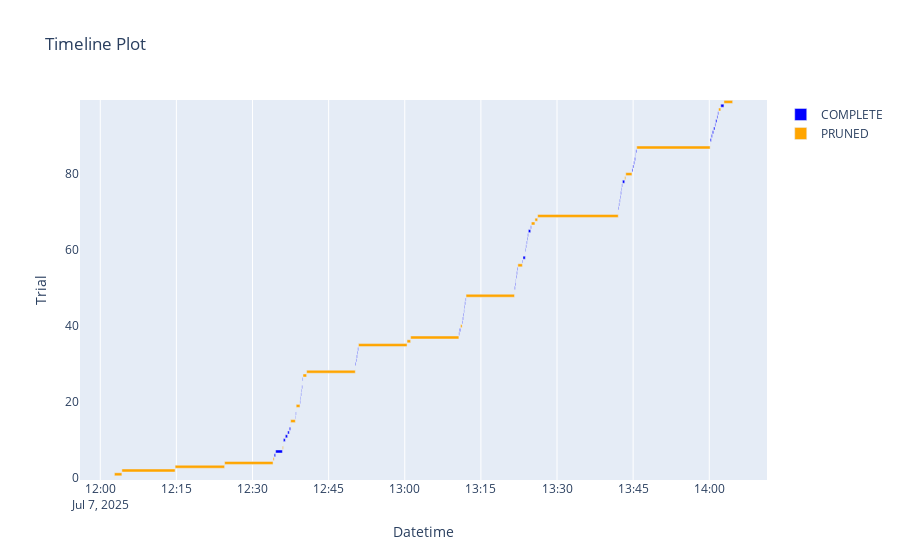

Write notebook code for a chart like this one.
### Markdown cell above
Plot the timeline of a study, indicating complete and pruned trials.

### Code cell
plot_timeline(study_glm)

### Figure 1 — Plotly figure (JSON) as saved in the notebook; plotly's stock layout.template omitted (floating-point values rounded to 4 significant figures)
{"data": [{"base": ["2025-07-07T12:34:16.158908", "2025-07-07T12:34:33.344688", "2025-07-07T12:36:04.441929", "2025-07-07T12:36:27.741370", "2025-07-07T12:36:55.006191", "2025-07-07T12:37:15.105854", "2025-07-07T12:38:26.460289", "2025-07-07T12:38:31.074827", "2025-07-07T12:39:21.058979", "2025-07-07T12:39:26.620616", "2025-07-07T12:39:32.390659", "2025-07-07T12:39:38.207959", "2025-07-07T12:39:44.019922", "2025-07-07T12:39:50.767634", "2025-07-07T12:50:15.777946", "2025-07-07T12:50:23.512025", "2025-07-07T12:50:30.945210", "2025-07-07T12:50:38.279741", "2025-07-07T12:50:45.537021", "2025-07-07T13:10:40.007803", "2025-07-07T13:10:47.395331", "2025-07-07T13:11:17.893134", "2025-07-07T13:11:25.123681", "2025-07-07T13:11:32.240859", "2025-07-07T13:11:39.560272", "2025-07-07T13:11:43.720269", "2025-07-07T13:11:50.388622", "2025-07-07T13:11:57.759851", "2025-07-07T13:21:37.824990", "2025-07-07T13:21:45.436393", "2025-07-07T13:21:52.930138", "2025-07-07T13:21:55.201053", "2025-07-07T13:22:03.191601", "2025-07-07T13:22:09.959622", "2025-07-07T13:23:10.726907", "2025-07-07T13:23:17.628483", "2025-07-07T13:23:45.646438", "2025-07-07T13:23:52.307603", "2025-07-07T13:23:59.556234", "2025-07-07T13:24:06.824045", "2025-07-07T13:24:14.174534", "2025-07-07T13:24:21.040397", "2025-07-07T13:24:48.821934", "2025-07-07T13:42:04.319820", "2025-07-07T13:42:11.817774", "2025-07-07T13:42:19.334454", "2025-07-07T13:42:26.216193", "2025-07-07T13:42:33.375796", "2025-07-07T13:42:40.521568", "2025-07-07T13:42:46.854137", "2025-07-07T13:42:53.500511", "2025-07-07T13:44:46.168225", "2025-07-07T13:44:56.761539", "2025-07-07T13:45:07.600657", "2025-07-07T13:45:17.337067", "2025-07-07T13:45:27.983746", "2025-07-07T13:45:32.428082", "2025-07-07T14:00:10.767120", "2025-07-07T14:00:24.381703", "2025-07-07T14:00:36.503243", "2025-07-07T14:00:51.865251", "2025-07-07T14:01:07.265809", "2025-07-07T14:01:16.285774", "2025-07-07T14:01:31.032460", "2025-07-07T14:01:41.237421", "2025-07-07T14:02:16.165989"], "hovertemplate": "%{text}<extra>COMPLETE</extra>", "marker": {"color": "blue"}, "name": "COMPLETE", "orientation": "h", "text": ["{<br>  \"number\": 6,<br>  \"values\": [<br>    14.782950519533438<br>  ],<br>  \"params\": {<br>    \"clusterer\": \"kmeans\",<br>    \"n_clusters\": 6,<br>    \"distribution\": \"gaussian\",<br>    \"link_gaussian\": \"log\"<br>  }<br>}", "{<br>  \"number\": 7,<br>  \"values\": [<br>    1.5995897918867156e+38<br>  ],<br>  \"params\": {<br>    \"clusterer\": \"bisecting_kmeans\",<br>    \"n_clusters_bkmeans\": 14,<br>    \"bisecting_strategy\": \"largest_cluster\",<br>    \"distribution\": \"gamma\"<br>  }<br>}", "{<br>  \"number\": 10,<br>  \"values\": [<br>    430.42637009984105<br>  ],<br>  \"params\": {<br>    \"clusterer\": \"kmeans\",<br>    \"n_clusters\": 9,<br>    \"distribution\": \"gaussian\",<br>    \"link_gaussian\": \"log\"<br>  }<br>}", "{<br>  \"number\": 11,<br>  \"values\": [<br>    52391181.599169984<br>  ],<br>  \"params\": {<br>    \"clusterer\": \"kmeans\",<br>    \"n_clusters\": 10,<br>    \"distribution\": \"gaussian\",<br>    \"link_gaussian\": \"log\"<br>  }<br>}", "{<br>  \"number\": 12,<br>  \"values\": [<br>    2165243839726450.8<br>  ],<br>  \"params\": {<br>    \"clusterer\": \"kmeans\",<br>    \"n_clusters\": 8,<br>    \"distribution\": \"gaussian\",<br>    \"link_gaussian\": \"log\"<br>  }<br>}", "{<br>  \"number\": 13,<br>  \"values\": [<br>    16.004627287139975<br>  ],<br>  \"params\": {<br>    \"clusterer\": \"kmeans\",<br>    \"n_clusters\": 5,<br>    \"distribution\": \"gaussian\",<br>    \"link_gaussian\": \"log\"<br>  }<br>}", "{<br>  \"number\": 16,<br>  \"values\": [<br>    14.473185275642212<br>  ],<br>  \"params\": {<br>    \"clusterer\": \"kmeans\",<br>    \"n_clusters\": 5,<br>    \"distribution\": \"gaussian\",<br>    \"link_gaussian\": \"identity\"<br>  }<br>}", "{<br>  \"number\": 17,<br>  \"values\": [<br>    14.284180047636202<br>  ],<br>  \"params\": {<br>    \"clusterer\": \"kmeans\",<br>    \"n_clusters\": 6,<br>    \"distribution\": \"gaussian\",<br>    \"link_gaussian\": \"identity\"<br>  }<br>}", "{<br>  \"number\": 20,<br>  \"values\": [<br>    13.957999465481643<br>  ],<br>  \"params\": {<br>    \"clusterer\": \"kmeans\",<br>    \"n_clusters\": 7,<br>    \"distribution\": \"gaussian\",<br>    \"link_gaussian\": \"identity\"<br>  }<br>}", "{<br>  \"number\": 21,<br>  \"values\": [<br>    13.957999465481643<br>  ],<br>  \"params\": {<br>    \"clusterer\": \"kmeans\",<br>    \"n_clusters\": 7,<br>    \"distribution\": \"gaussian\",<br>    \"link_gaussian\": \"identity\"<br>  }<br>}", "{<br>  \"number\": 22,<br>  \"values\": [<br>    13.957999465481643<br>  ],<br>  \"params\": {<br>    \"clusterer\": \"kmeans\",<br>    \"n_clusters\": 7,<br>    \"distribution\": \"gaussian\",<br>    \"link_gaussian\": \"identity\"<br>  }<br>}", "{<br>  \"number\": 23,<br>  \"values\": [<br>    13.957999465481643<br>  ],<br>  \"params\": {<br>    \"clusterer\": \"kmeans\",<br>    \"n_clusters\": 7,<br>    \"distribution\": \"gaussian\",<br>    \"link_gaussian\": \"identity\"<br>  }<br>}", "{<br>  \"number\": 24,<br>  \"values\": [<br>    17.28264780507685<br>  ],<br>  \"params\": {<br>    \"clusterer\": \"kmeans\",<br>    \"n_clusters\": 8,<br>    \"distribution\": \"gaussian\",<br>    \"link_gaussian\": \"identity\"<br>  }<br>}", "{<br>  \"number\": 26,<br>  \"values\": [<br>    17.28264780507685<br>  ],<br>  \"params\": {<br>    \"clusterer\": \"kmeans\",<br>    \"n_clusters\": 8,<br>    \"distribution\": \"gaussian\",<br>    \"link_gaussian\": \"identity\"<br>  }<br>}", "{<br>  \"number\": 30,<br>  \"values\": [<br>    13.83635207303915<br>  ],<br>  \"params\": {<br>    \"clusterer\": \"kmeans\",<br>    \"n_clusters\": 10,<br>    \"distribution\": \"gaussian\",<br>    \"link_gaussian\": \"identity\"<br>  }<br>}", "{<br>  \"number\": 31,<br>  \"values\": [<br>    13.83635207303915<br>  ],<br>  \"params\": {<br>    \"clusterer\": \"kmeans\",<br>    \"n_clusters\": 10,<br>    \"distribution\": \"gaussian\",<br>    \"link_gaussian\": \"identity\"<br>  }<br>}", "{<br>  \"number\": 32,<br>  \"values\": [<br>    13.83635207303915<br>  ],<br>  \"params\": {<br>    \"clusterer\": \"kmeans\",<br>    \"n_clusters\": 10,<br>    \"distribution\": \"gaussian\",<br>    \"link_gaussian\": \"identity\"<br>  }<br>}", "{<br>  \"number\": 33,<br>  \"values\": [<br>    13.83635207303915<br>  ],<br>  \"params\": {<br>    \"clusterer\": \"kmeans\",<br>    \"n_clusters\": 10,<br>    \"distribution\": \"gaussian\",<br>    \"link_gaussian\": \"identity\"<br>  }<br>}", "{<br>  \"number\": 34,<br>  \"values\": [<br>    13.83635207303915<br>  ],<br>  \"params\": {<br>    \"clusterer\": \"kmeans\",<br>    \"n_clusters\": 10,<br>    \"distribution\": \"gaussian\",<br>    \"link_gaussian\": \"identity\"<br>  }<br>}", "{<br>  \"number\": 38,<br>  \"values\": [<br>    13.83635207303915<br>  ],<br>  \"params\": {<br>    \"clusterer\": \"kmeans\",<br>    \"n_clusters\": 10,<br>    \"distribution\": \"gaussian\",<br>    \"link_gaussian\": \"identity\"<br>  }<br>}", "{<br>  \"number\": 39,<br>  \"values\": [<br>    36712424.34190779<br>  ],<br>  \"params\": {<br>    \"clusterer\": \"bisecting_kmeans\",<br>    \"n_clusters_bkmeans\": 19,<br>    \"bisecting_strategy\": \"biggest_inertia\",<br>    \"distribution\": \"gaussian\",<br>    \"link_gaussian\": \"identity\"<br>  }<br>}", "{<br>  \"number\": 41,<br>  \"values\": [<br>    13.83635207303915<br>  ],<br>  \"params\": {<br>    \"clusterer\": \"kmeans\",<br>    \"n_clusters\": 10,<br>    \"distribution\": \"gaussian\",<br>    \"link_gaussian\": \"identity\"<br>  }<br>}", "{<br>  \"number\": 42,<br>  \"values\": [<br>    13.959315758674713<br>  ],<br>  \"params\": {<br>    \"clusterer\": \"kmeans\",<br>    \"n_clusters\": 9,<br>    \"distribution\": \"gaussian\",<br>    \"link_gaussian\": \"identity\"<br>  }<br>}", "{<br>  \"number\": 43,<br>  \"values\": [<br>    13.83635207303915<br>  ],<br>  \"params\": {<br>    \"clusterer\": \"kmeans\",<br>    \"n_clusters\": 10,<br>    \"distribution\": \"gaussian\",<br>    \"link_gaussian\": \"identity\"<br>  }<br>}", "{<br>  \"number\": 44,<br>  \"values\": [<br>    15.565803821669498<br>  ],<br>  \"params\": {<br>    \"clusterer\": \"bisecting_kmeans\",<br>    \"n_clusters_bkmeans\": 4,<br>    \"bisecting_strategy\": \"biggest_inertia\",<br>    \"distribution\": \"gaussian\",<br>    \"link_gaussian\": \"identity\"<br>  }<br>}", "{<br>  \"number\": 45,<br>  \"values\": [<br>    13.959315758674713<br>  ],<br>  \"params\": {<br>    \"clusterer\": \"kmeans\",<br>    \"n_clusters\": 9,<br>    \"distribution\": \"gaussian\",<br>    \"link_gaussian\": \"identity\"<br>  }<br>}", "{<br>  \"number\": 46,<br>  \"values\": [<br>    13.83635207303915<br>  ],<br>  \"params\": {<br>    \"clusterer\": \"kmeans\",<br>    \"n_clusters\": 10,<br>    \"distribution\": \"gaussian\",<br>    \"link_gaussian\": \"identity\"<br>  }<br>}", "{<br>  \"number\": 47,<br>  \"values\": [<br>    13.959315758674713<br>  ],<br>  \"params\": {<br>    \"clusterer\": \"kmeans\",<br>    \"n_clusters\": 9,<br>    \"distribution\": \"gaussian\",<br>    \"link_gaussian\": \"identity\"<br>  }<br>}", "{<br>  \"number\": 50,<br>  \"values\": [<br>    13.83635207303915<br>  ],<br>  \"params\": {<br>    \"clusterer\": \"kmeans\",<br>    \"n_clusters\": 10,<br>    \"distribution\": \"gaussian\",<br>    \"link_gaussian\": \"identity\"<br>  }<br>}", "{<br>  \"number\": 51,<br>  \"values\": [<br>    13.83635207303915<br>  ],<br>  \"params\": {<br>    \"clusterer\": \"kmeans\",<br>    \"n_clusters\": 10,<br>    \"distribution\": \"gaussian\",<br>    \"link_gaussian\": \"identity\"<br>  }<br>}", "{<br>  \"number\": 52,<br>  \"values\": [<br>    38.71624348028517<br>  ],<br>  \"params\": {<br>    \"clusterer\": \"kmeans\",<br>    \"n_clusters\": 1,<br>    \"distribution\": \"gaussian\",<br>    \"link_gaussian\": \"identity\"<br>  }<br>}", "{<br>  \"number\": 53,<br>  \"values\": [<br>    13.83635207303915<br>  ],<br>  \"params\": {<br>    \"clusterer\": \"kmeans\",<br>    \"n_clusters\": 10,<br>    \"distribution\": \"gaussian\",<br>    \"link_gaussian\": \"identity\"<br>  }<br>}", "{<br>  \"number\": 54,<br>  \"values\": [<br>    13.959315758674713<br>  ],<br>  \"params\": {<br>    \"clusterer\": \"kmeans\",<br>    \"n_clusters\": 9,<br>    \"distribution\": \"gaussian\",<br>    \"link_gaussian\": \"identity\"<br>  }<br>}", "{<br>  \"number\": 55,<br>  \"values\": [<br>    13.83635207303915<br>  ],<br>  \"params\": {<br>    \"clusterer\": \"kmeans\",<br>    \"n_clusters\": 10,<br>    \"distribution\": \"gaussian\",<br>    \"link_gaussian\": \"identity\"<br>  }<br>}", "{<br>  \"number\": 57,<br>  \"values\": [<br>    13.959315758674713<br>  ],<br>  \"params\": {<br>    \"clusterer\": \"kmeans\",<br>    \"n_clusters\": 9,<br>    \"distribution\": \"gaussian\",<br>    \"link_gaussian\": \"identity\"<br>  }<br>}", "{<br>  \"number\": 58,<br>  \"values\": [<br>    52391181.599169984<br>  ],<br>  \"params\": {<br>    \"clusterer\": \"kmeans\",<br>    \"n_clusters\": 10,<br>    \"distribution\": \"gaussian\",<br>    \"link_gaussian\": \"log\"<br>  }<br>}", "{<br>  \"number\": 60,<br>  \"values\": [<br>    13.959315758674713<br>  ],<br>  \"params\": {<br>    \"clusterer\": \"kmeans\",<br>    \"n_clusters\": 9,<br>    \"distribution\": \"gaussian\",<br>    \"link_gaussian\": \"identity\"<br>  }<br>}", "{<br>  \"number\": 61,<br>  \"values\": [<br>    13.83635207303915<br>  ],<br>  \"params\": {<br>    \"clusterer\": \"kmeans\",<br>    \"n_clusters\": 10,<br>    \"distribution\": \"gaussian\",<br>    \"link_gaussian\": \"identity\"<br>  }<br>}", "{<br>  \"number\": 62,<br>  \"values\": [<br>    13.83635207303915<br>  ],<br>  \"params\": {<br>    \"clusterer\": \"kmeans\",<br>    \"n_clusters\": 10,<br>    \"distribution\": \"gaussian\",<br>    \"link_gaussian\": \"identity\"<br>  }<br>}", "{<br>  \"number\": 63,<br>  \"values\": [<br>    13.83635207303915<br>  ],<br>  \"params\": {<br>    \"clusterer\": \"kmeans\",<br>    \"n_clusters\": 10,<br>    \"distribution\": \"gaussian\",<br>    \"link_gaussian\": \"identity\"<br>  }<br>}", "{<br>  \"number\": 64,<br>  \"values\": [<br>    13.959315758674713<br>  ],<br>  \"params\": {<br>    \"clusterer\": \"kmeans\",<br>    \"n_clusters\": 9,<br>    \"distribution\": \"gaussian\",<br>    \"link_gaussian\": \"identity\"<br>  }<br>}", "{<br>  \"number\": 65,<br>  \"values\": [<br>    52391181.599169984<br>  ],<br>  \"params\": {<br>    \"clusterer\": \"kmeans\",<br>    \"n_clusters\": 10,<br>    \"distribution\": \"gaussian\",<br>    \"link_gaussian\": \"log\"<br>  }<br>}", "{<br>  \"number\": 66,<br>  \"values\": [<br>    13.83635207303915<br>  ],<br>  \"params\": {<br>    \"clusterer\": \"kmeans\",<br>    \"n_clusters\": 10,<br>    \"distribution\": \"gaussian\",<br>    \"link_gaussian\": \"identity\"<br>  }<br>}", "{<br>  \"number\": 71,<br>  \"values\": [<br>    13.83635207303915<br>  ],<br>  \"params\": {<br>    \"clusterer\": \"kmeans\",<br>    \"n_clusters\": 10,<br>    \"distribution\": \"gaussian\",<br>    \"link_gaussian\": \"identity\"<br>  }<br>}", "{<br>  \"number\": 72,<br>  \"values\": [<br>    13.83635207303915<br>  ],<br>  \"params\": {<br>    \"clusterer\": \"kmeans\",<br>    \"n_clusters\": 10,<br>    \"distribution\": \"gaussian\",<br>    \"link_gaussian\": \"identity\"<br>  }<br>}", "{<br>  \"number\": 73,<br>  \"values\": [<br>    13.959315758674713<br>  ],<br>  \"params\": {<br>    \"clusterer\": \"kmeans\",<br>    \"n_clusters\": 9,<br>    \"distribution\": \"gaussian\",<br>    \"link_gaussian\": \"identity\"<br>  }<br>}", "{<br>  \"number\": 74,<br>  \"values\": [<br>    13.83635207303915<br>  ],<br>  \"params\": {<br>    \"clusterer\": \"kmeans\",<br>    \"n_clusters\": 10,<br>    \"distribution\": \"gaussian\",<br>    \"link_gaussian\": \"identity\"<br>  }<br>}", "{<br>  \"number\": 75,<br>  \"values\": [<br>    13.83635207303915<br>  ],<br>  \"params\": {<br>    \"clusterer\": \"kmeans\",<br>    \"n_clusters\": 10,<br>    \"distribution\": \"gaussian\",<br>    \"link_gaussian\": \"identity\"<br>  }<br>}", "{<br>  \"number\": 76,<br>  \"values\": [<br>    17.28264780507685<br>  ],<br>  \"params\": {<br>    \"clusterer\": \"kmeans\",<br>    \"n_clusters\": 8,<br>    \"distribution\": \"gaussian\",<br>    \"link_gaussian\": \"identity\"<br>  }<br>}", "{<br>  \"number\": 77,<br>  \"values\": [<br>    13.959315758674713<br>  ],<br>  \"params\": {<br>    \"clusterer\": \"kmeans\",<br>    \"n_clusters\": 9,<br>    \"distribution\": \"gaussian\",<br>    \"link_gaussian\": \"identity\"<br>  }<br>}", "{<br>  \"number\": 78,<br>  \"values\": [<br>    52391181.599169984<br>  ],<br>  \"params\": {<br>    \"clusterer\": \"kmeans\",<br>    \"n_clusters\": 10,<br>    \"distribution\": \"gaussian\",<br>    \"link_gaussian\": \"log\"<br>  }<br>}", "{<br>  \"number\": 81,<br>  \"values\": [<br>    13.83635207303915<br>  ],<br>  \"params\": {<br>    \"clusterer\": \"kmeans\",<br>    \"n_clusters\": 10,<br>    \"distribution\": \"gaussian\",<br>    \"link_gaussian\": \"identity\"<br>  }<br>}", "{<br>  \"number\": 82,<br>  \"values\": [<br>    13.83635207303915<br>  ],<br>  \"params\": {<br>    \"clusterer\": \"kmeans\",<br>    \"n_clusters\": 10,<br>    \"distribution\": \"gaussian\",<br>    \"link_gaussian\": \"identity\"<br>  }<br>}", "{<br>  \"number\": 83,<br>  \"values\": [<br>    13.959315758674713<br>  ],<br>  \"params\": {<br>    \"clusterer\": \"kmeans\",<br>    \"n_clusters\": 9,<br>    \"distribution\": \"gaussian\",<br>    \"link_gaussian\": \"identity\"<br>  }<br>}", "{<br>  \"number\": 84,<br>  \"values\": [<br>    13.83635207303915<br>  ],<br>  \"params\": {<br>    \"clusterer\": \"kmeans\",<br>    \"n_clusters\": 10,<br>    \"distribution\": \"gaussian\",<br>    \"link_gaussian\": \"identity\"<br>  }<br>}", "{<br>  \"number\": 85,<br>  \"values\": [<br>    38.71624348028517<br>  ],<br>  \"params\": {<br>    \"clusterer\": \"bisecting_kmeans\",<br>    \"n_clusters_bkmeans\": 1,<br>    \"bisecting_strategy\": \"biggest_inertia\",<br>    \"distribution\": \"gaussian\",<br>    \"link_gaussian\": \"identity\"<br>  }<br>}", "{<br>  \"number\": 86,<br>  \"values\": [<br>    13.83635207303915<br>  ],<br>  \"params\": {<br>    \"clusterer\": \"kmeans\",<br>    \"n_clusters\": 10,<br>    \"distribution\": \"gaussian\",<br>    \"link_gaussian\": \"identity\"<br>  }<br>}", "{<br>  \"number\": 89,<br>  \"values\": [<br>    13.959315758674713<br>  ],<br>  \"params\": {<br>    \"clusterer\": \"kmeans\",<br>    \"n_clusters\": 9,<br>    \"distribution\": \"gaussian\",<br>    \"link_gaussian\": \"identity\"<br>  }<br>}", "{<br>  \"number\": 90,<br>  \"values\": [<br>    14.284180047636202<br>  ],<br>  \"params\": {<br>    \"clusterer\": \"kmeans\",<br>    \"n_clusters\": 6,<br>    \"distribution\": \"gaussian\",<br>    \"link_gaussian\": \"identity\"<br>  }<br>}", "{<br>  \"number\": 91,<br>  \"values\": [<br>    13.83635207303915<br>  ],<br>  \"params\": {<br>    \"clusterer\": \"kmeans\",<br>    \"n_clusters\": 10,<br>    \"distribution\": \"gaussian\",<br>    \"link_gaussian\": \"identity\"<br>  }<br>}", "{<br>  \"number\": 92,<br>  \"values\": [<br>    13.83635207303915<br>  ],<br>  \"params\": {<br>    \"clusterer\": \"kmeans\",<br>    \"n_clusters\": 10,<br>    \"distribution\": \"gaussian\",<br>    \"link_gaussian\": \"identity\"<br>  }<br>}", "{<br>  \"number\": 93,<br>  \"values\": [<br>    15.625068417671136<br>  ],<br>  \"params\": {<br>    \"clusterer\": \"kmeans\",<br>    \"n_clusters\": 2,<br>    \"distribution\": \"gaussian\",<br>    \"link_gaussian\": \"identity\"<br>  }<br>}", "{<br>  \"number\": 94,<br>  \"values\": [<br>    13.959315758674713<br>  ],<br>  \"params\": {<br>    \"clusterer\": \"kmeans\",<br>    \"n_clusters\": 9,<br>    \"distribution\": \"gaussian\",<br>    \"link_gaussian\": \"identity\"<br>  }<br>}", "{<br>  \"number\": 95,<br>  \"values\": [<br>    13.83635207303915<br>  ],<br>  \"params\": {<br>    \"clusterer\": \"kmeans\",<br>    \"n_clusters\": 10,<br>    \"distribution\": \"gaussian\",<br>    \"link_gaussian\": \"identity\"<br>  }<br>}", "{<br>  \"number\": 96,<br>  \"values\": [<br>    13.83635207303915<br>  ],<br>  \"params\": {<br>    \"clusterer\": \"kmeans\",<br>    \"n_clusters\": 10,<br>    \"distribution\": \"gaussian\",<br>    \"link_gaussian\": \"identity\"<br>  }<br>}", "{<br>  \"number\": 98,<br>  \"values\": [<br>    52391181.599169984<br>  ],<br>  \"params\": {<br>    \"clusterer\": \"kmeans\",<br>    \"n_clusters\": 10,<br>    \"distribution\": \"gaussian\",<br>    \"link_gaussian\": \"log\"<br>  }<br>}"], "textposition": "none", "type": "bar", "x": [17120.0, 80280.0, 23260.0, 27250.0, 20060.0, 15860.0, 4574.0, 5089.0, 5514.0, 5731.0, 5785.0, 5789.0, 6474.0, 6429.0, 7708.0, 7419.0, 7315.0, 7220.0, 7378.0, 7367.0, 11990.0, 7211.0, 7090.0, 7302.0, 4108.0, 6645.0, 7343.0, 6877.0, 7587.0, 7463.0, 2224.0, 7548.0, 6744.0, 7524.0, 6867.0, 27690.0, 6635.0, 7195.0, 7240.0, 7319.0, 6839.0, 27750.0, 7509.0, 7471.0, 7485.0, 6852.0, 7128.0, 7126.0, 6293.0, 6626.0, 27170.0, 10540.0, 10790.0, 9689.0, 10600.0, 4380.0, 10000.0, 13550.0, 11980.0, 15300.0, 15350.0, 8894.0, 14700.0, 10150.0, 9673.0, 37200.0], "y": [6, 7, 10, 11, 12, 13, 16, 17, 20, 21, 22, 23, 24, 26, 30, 31, 32, 33, 34, 38, 39, 41, 42, 43, 44, 45, 46, 47, 50, 51, 52, 53, 54, 55, 57, 58, 60, 61, 62, 63, 64, 65, 66, 71, 72, 73, 74, 75, 76, 77, 78, 81, 82, 83, 84, 85, 86, 89, 90, 91, 92, 93, 94, 95, 96, 98]}, {"base": ["2025-07-07T12:02:46.692171", "2025-07-07T12:02:47.682086", "2025-07-07T12:04:15.750524", "2025-07-07T12:14:45.148563", "2025-07-07T12:24:30.208190", "2025-07-07T12:34:03.042382", "2025-07-07T12:35:53.657004", "2025-07-07T12:36:03.993949", "2025-07-07T12:37:30.988791", "2025-07-07T12:37:31.230772", "2025-07-07T12:38:36.193818", "2025-07-07T12:38:36.490492", "2025-07-07T12:39:50.519650", "2025-07-07T12:39:57.241583", "2025-07-07T12:40:39.858320", "2025-07-07T12:50:15.396003", "2025-07-07T12:50:52.962443", "2025-07-07T13:00:27.140861", "2025-07-07T13:01:09.474404", "2025-07-07T13:10:59.405750", "2025-07-07T13:12:04.669754", "2025-07-07T13:21:37.299088", "2025-07-07T13:22:17.520308", "2025-07-07T13:23:45.347609", "2025-07-07T13:24:56.375574", "2025-07-07T13:25:38.927575", "2025-07-07T13:26:11.104702", "2025-07-07T13:42:04.062133", "2025-07-07T13:43:20.702588", "2025-07-07T13:43:33.005171", "2025-07-07T13:45:42.476421", "2025-07-07T14:00:10.215978", "2025-07-07T14:01:50.947470", "2025-07-07T14:02:53.406093"], "hovertemplate": "%{text}<extra>PRUNED</extra>", "marker": {"color": "orange"}, "name": "PRUNED", "orientation": "h", "text": ["{<br>  \"number\": 0,<br>  \"values\": null,<br>  \"params\": {<br>    \"clusterer\": \"kmeans\",<br>    \"n_clusters\": 1,<br>    \"distribution\": \"gamma\"<br>  }<br>}", "{<br>  \"number\": 1,<br>  \"values\": null,<br>  \"params\": {<br>    \"clusterer\": \"mean_shift\",<br>    \"bandwidth\": 0.8571888260061927,<br>    \"distribution\": \"gaussian\",<br>    \"link_gaussian\": \"identity\"<br>  }<br>}", "{<br>  \"number\": 2,<br>  \"values\": null,<br>  \"params\": {<br>    \"clusterer\": \"affinity_propagation\",<br>    \"damping\": 0.8858491061429072,<br>    \"distribution\": \"gamma\"<br>  }<br>}", "{<br>  \"number\": 3,<br>  \"values\": null,<br>  \"params\": {<br>    \"clusterer\": \"affinity_propagation\",<br>    \"damping\": 0.9466028985604893,<br>    \"distribution\": \"gamma\"<br>  }<br>}", "{<br>  \"number\": 4,<br>  \"values\": null,<br>  \"params\": {<br>    \"clusterer\": \"affinity_propagation\",<br>    \"damping\": 0.8896202214458565,<br>    \"distribution\": \"gamma\"<br>  }<br>}", "{<br>  \"number\": 5,<br>  \"values\": null,<br>  \"params\": {<br>    \"clusterer\": \"bisecting_kmeans\",<br>    \"n_clusters_bkmeans\": 3,<br>    \"bisecting_strategy\": \"largest_cluster\",<br>    \"distribution\": \"gamma\"<br>  }<br>}", "{<br>  \"number\": 8,<br>  \"values\": null,<br>  \"params\": {<br>    \"clusterer\": \"bisecting_kmeans\",<br>    \"n_clusters_bkmeans\": 10,<br>    \"bisecting_strategy\": \"largest_cluster\",<br>    \"distribution\": \"gaussian\",<br>    \"link_gaussian\": \"log\"<br>  }<br>}", "{<br>  \"number\": 9,<br>  \"values\": null,<br>  \"params\": {<br>    \"clusterer\": \"bisecting_kmeans\",<br>    \"n_clusters_bkmeans\": 9,<br>    \"bisecting_strategy\": \"largest_cluster\",<br>    \"distribution\": \"inverse_gaussian\",<br>    \"link_inverse_gaussian\": \"log\"<br>  }<br>}", "{<br>  \"number\": 14,<br>  \"values\": null,<br>  \"params\": {<br>    \"clusterer\": \"kmeans\",<br>    \"n_clusters\": 4,<br>    \"distribution\": \"inverse_gaussian\",<br>    \"link_inverse_gaussian\": \"inverse_squared\"<br>  }<br>}", "{<br>  \"number\": 15,<br>  \"values\": null,<br>  \"params\": {<br>    \"clusterer\": \"mean_shift\",<br>    \"bandwidth\": 0.8065968277793933,<br>    \"distribution\": \"gaussian\",<br>    \"link_gaussian\": \"log\"<br>  }<br>}", "{<br>  \"number\": 18,<br>  \"values\": null,<br>  \"params\": {<br>    \"clusterer\": \"kmeans\",<br>    \"n_clusters\": 3,<br>    \"distribution\": \"inverse_gaussian\",<br>    \"link_inverse_gaussian\": \"log\"<br>  }<br>}", "{<br>  \"number\": 19,<br>  \"values\": null,<br>  \"params\": {<br>    \"clusterer\": \"mean_shift\",<br>    \"bandwidth\": 0.8961884255702613,<br>    \"distribution\": \"gaussian\",<br>    \"link_gaussian\": \"identity\"<br>  }<br>}", "{<br>  \"number\": 25,<br>  \"values\": null,<br>  \"params\": {<br>    \"clusterer\": \"kmeans\",<br>    \"n_clusters\": 7,<br>    \"distribution\": \"inverse_gaussian\",<br>    \"link_inverse_gaussian\": \"inverse_squared\"<br>  }<br>}", "{<br>  \"number\": 27,<br>  \"values\": null,<br>  \"params\": {<br>    \"clusterer\": \"mean_shift\",<br>    \"bandwidth\": 0.8139094775749031,<br>    \"distribution\": \"gaussian\",<br>    \"link_gaussian\": \"identity\"<br>  }<br>}", "{<br>  \"number\": 28,<br>  \"values\": null,<br>  \"params\": {<br>    \"clusterer\": \"affinity_propagation\",<br>    \"damping\": 0.5090187529547388,<br>    \"distribution\": \"gaussian\",<br>    \"link_gaussian\": \"identity\"<br>  }<br>}", "{<br>  \"number\": 29,<br>  \"values\": null,<br>  \"params\": {<br>    \"clusterer\": \"kmeans\",<br>    \"n_clusters\": 7,<br>    \"distribution\": \"inverse_gaussian\",<br>    \"link_inverse_gaussian\": \"inverse_squared\"<br>  }<br>}", "{<br>  \"number\": 35,<br>  \"values\": null,<br>  \"params\": {<br>    \"clusterer\": \"affinity_propagation\",<br>    \"damping\": 0.5962731992384095,<br>    \"distribution\": \"gamma\"<br>  }<br>}", "{<br>  \"number\": 36,<br>  \"values\": null,<br>  \"params\": {<br>    \"clusterer\": \"mean_shift\",<br>    \"bandwidth\": 0.8979533229578892,<br>    \"distribution\": \"gaussian\",<br>    \"link_gaussian\": \"identity\"<br>  }<br>}", "{<br>  \"number\": 37,<br>  \"values\": null,<br>  \"params\": {<br>    \"clusterer\": \"affinity_propagation\",<br>    \"damping\": 0.6920155278688038,<br>    \"distribution\": \"gamma\"<br>  }<br>}", "{<br>  \"number\": 40,<br>  \"values\": null,<br>  \"params\": {<br>    \"clusterer\": \"kmeans\",<br>    \"n_clusters\": 9,<br>    \"distribution\": \"gamma\"<br>  }<br>}", "{<br>  \"number\": 48,<br>  \"values\": null,<br>  \"params\": {<br>    \"clusterer\": \"affinity_propagation\",<br>    \"damping\": 0.781701535854434,<br>    \"distribution\": \"gamma\"<br>  }<br>}", "{<br>  \"number\": 49,<br>  \"values\": null,<br>  \"params\": {<br>    \"clusterer\": \"bisecting_kmeans\",<br>    \"n_clusters_bkmeans\": 20,<br>    \"bisecting_strategy\": \"biggest_inertia\",<br>    \"distribution\": \"inverse_gaussian\",<br>    \"link_inverse_gaussian\": \"log\"<br>  }<br>}", "{<br>  \"number\": 56,<br>  \"values\": null,<br>  \"params\": {<br>    \"clusterer\": \"mean_shift\",<br>    \"bandwidth\": 0.8440988680631353,<br>    \"distribution\": \"gaussian\",<br>    \"link_gaussian\": \"log\"<br>  }<br>}", "{<br>  \"number\": 59,<br>  \"values\": null,<br>  \"params\": {<br>    \"clusterer\": \"kmeans\",<br>    \"n_clusters\": 8,<br>    \"distribution\": \"inverse_gaussian\",<br>    \"link_inverse_gaussian\": \"log\"<br>  }<br>}", "{<br>  \"number\": 67,<br>  \"values\": null,<br>  \"params\": {<br>    \"clusterer\": \"mean_shift\",<br>    \"bandwidth\": 0.860420834036219,<br>    \"distribution\": \"gaussian\",<br>    \"link_gaussian\": \"identity\"<br>  }<br>}", "{<br>  \"number\": 68,<br>  \"values\": null,<br>  \"params\": {<br>    \"clusterer\": \"bisecting_kmeans\",<br>    \"n_clusters_bkmeans\": 14,<br>    \"bisecting_strategy\": \"biggest_inertia\",<br>    \"distribution\": \"gamma\"<br>  }<br>}", "{<br>  \"number\": 69,<br>  \"values\": null,<br>  \"params\": {<br>    \"clusterer\": \"affinity_propagation\",<br>    \"damping\": 0.7523008251450263,<br>    \"distribution\": \"gaussian\",<br>    \"link_gaussian\": \"identity\"<br>  }<br>}", "{<br>  \"number\": 70,<br>  \"values\": null,<br>  \"params\": {<br>    \"clusterer\": \"kmeans\",<br>    \"n_clusters\": 9,<br>    \"distribution\": \"inverse_gaussian\",<br>    \"link_inverse_gaussian\": \"inverse_squared\"<br>  }<br>}", "{<br>  \"number\": 79,<br>  \"values\": null,<br>  \"params\": {<br>    \"clusterer\": \"kmeans\",<br>    \"n_clusters\": 4,<br>    \"distribution\": \"gamma\"<br>  }<br>}", "{<br>  \"number\": 80,<br>  \"values\": null,<br>  \"params\": {<br>    \"clusterer\": \"mean_shift\",<br>    \"bandwidth\": 0.8342262033208458,<br>    \"distribution\": \"gaussian\",<br>    \"link_gaussian\": \"identity\"<br>  }<br>}", "{<br>  \"number\": 87,<br>  \"values\": null,<br>  \"params\": {<br>    \"clusterer\": \"affinity_propagation\",<br>    \"damping\": 0.9985964725754359,<br>    \"distribution\": \"gaussian\",<br>    \"link_gaussian\": \"identity\"<br>  }<br>}", "{<br>  \"number\": 88,<br>  \"values\": null,<br>  \"params\": {<br>    \"clusterer\": \"kmeans\",<br>    \"n_clusters\": 10,<br>    \"distribution\": \"inverse_gaussian\",<br>    \"link_inverse_gaussian\": \"inverse_squared\"<br>  }<br>}", "{<br>  \"number\": 97,<br>  \"values\": null,<br>  \"params\": {<br>    \"clusterer\": \"kmeans\",<br>    \"n_clusters\": 9,<br>    \"distribution\": \"gamma\"<br>  }<br>}", "{<br>  \"number\": 99,<br>  \"values\": null,<br>  \"params\": {<br>    \"clusterer\": \"mean_shift\",<br>    \"bandwidth\": 0.8740185481542214,<br>    \"distribution\": \"gaussian\",<br>    \"link_gaussian\": \"identity\"<br>  }<br>}"], "textposition": "none", "type": "bar", "x": [944.8, 88010.0, 629300.0, 585000.0, 572800.0, 13080.0, 10320.0, 417.5, 217.9, 55180.0, 268.1, 44540.0, 225.3, 42600.0, 575400.0, 358.4, 574200.0, 42290.0, 570500.0, 18450.0, 572600.0, 502.9, 53160.0, 251.9, 42530.0, 32160.0, 952800.0, 226.6, 12260.0, 73100.0, 867600.0, 503.5, 25150.0, 103100.0], "y": [0, 1, 2, 3, 4, 5, 8, 9, 14, 15, 18, 19, 25, 27, 28, 29, 35, 36, 37, 40, 48, 49, 56, 59, 67, 68, 69, 70, 79, 80, 87, 88, 97, 99]}], "layout": {"showlegend": true, "title": {"text": "Timeline Plot"}, "xaxis": {"title": {"text": "Datetime"}, "type": "date"}, "yaxis": {"title": {"text": "Trial"}}}}
